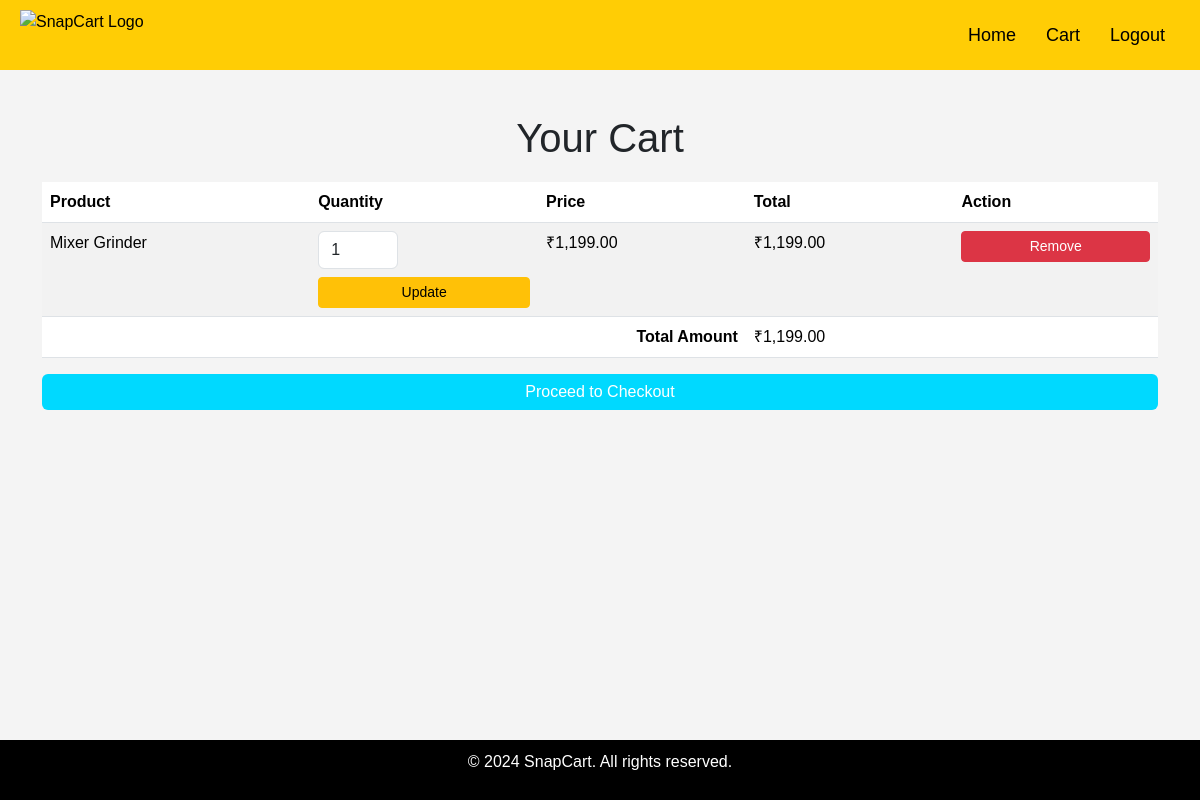
Screenshot of /cart.php (signed in) with the database file from the repository.
### tables this page shows
CREATE TABLE `cart` (
  `id` int(11) NOT NULL,
  `user_id` int(11) NOT NULL,
  `product_id` int(11) NOT NULL,
  `quantity` int(11) NOT NULL,
  `created_at` timestamp NOT NULL DEFAULT current_timestamp()
);

CREATE TABLE `products` (
  `id` int(11) NOT NULL,
  `vendor_id` int(11) NOT NULL,
  `name` varchar(255) NOT NULL,
  `description` text DEFAULT NULL,
  `price` decimal(10,2) NOT NULL,
  `image` varchar(255) NOT NULL,
  `category` varchar(255) NOT NULL,
  `status` enum('active','inactive') DEFAULT 'active'
);

### cart.php (the view, shortened to what this page needs)
<?php
$servername = "localhost";
$username = "root";
$password = "";
$database = "snapcart";
$conn = new mysqli($servername, $username, $password, $database);
$user_id = $_SESSION['user_id'];
$sql = "SELECT * FROM cart WHERE user_id = ?";
$stmt = $conn->prepare($sql);
$stmt->bind_param("i", $user_id);
$stmt->execute();
$result = $stmt->get_result();
?>
<!DOCTYPE html>
<html lang="en">
<head>
    <link href="https://cdn.jsdelivr.net/npm/bootstrap@5.3.1/dist/css/bootstrap.min.css" rel="stylesheet">
    <link rel="stylesheet" href="snap_index_style.css">
</head>
<body>
<header>
        <div class="logo">
            <img src="assets/logo1.png" alt="SnapCart Logo">
        </div>
        <nav>
            <ul>
                <li><a href="index.php">Home</a></li>
                <li><a href="cart.php">Cart</a></li>
                <li><a href="user_logout.php">Logout</a></li>
            </ul>
        </nav>
    </header>
<main class="container mt-4">
    <h1>Your Cart</h1>
    <?php if ($result->num_rows > 0): ?>
        <table class="table table-striped">
            <thead>
                <tr>
                    <th>Product</th>
                    <th>Quantity</th>
                    <th>Price</th>
                    <th>Total</th>
                    <th>Action</th>
                </tr>
            </thead>
            <tbody>
                <?php
                $total_amount = 0;
                while ($row = $result->fetch_assoc()):
                    $product_id = $row['product_id'];
                    $quantity = $row['quantity'];
                    $product_sql = "SELECT * FROM products WHERE id = ?";
                    $product_stmt = $conn->prepare($product_sql);
                    $product_stmt->bind_param("i", $product_id);
                    $product_stmt->execute();
                    $product_result = $product_stmt->get_result();
                    $product = $product_result->fetch_assoc();
                    $price = $product['price'];
                    $total = $price * $quantity;
                    $total_amount += $total;
                ?>
                <tr>
                    <td><?php echo htmlspecialchars($product['name']); ?></td>
                    <td>
                        <form method="post" action="cart.php" class="d-inline">
                            <input type="number" name="quantity" value="<?php echo htmlspecialchars($quantity); ?>" min="1" class="form-control" style="width: 80px;">
                            <button type="submit" name="update" class="btn btn-warning btn-sm mt-2">Update</button>
                        </form>
                    </td>
                    <td>₹<?php echo htmlspecialchars(number_format($price, 2)); ?></td>
                    <td>₹<?php echo htmlspecialchars(number_format($total, 2)); ?></td>
                    <td>
                        <form method="post" action="cart.php" class="d-inline">
                            <button type="submit" name="remove" class="btn btn-danger btn-sm">Remove</button>
                        </form>
                    </td>
                </tr>
                <?php endwhile; ?>
                <tr>
                    <td colspan="3" class="text-end"><strong>Total Amount</strong></td>
                    <td>₹<?php echo htmlspecialchars(number_format($total_amount, 2)); ?></td>
                    <td></td>
                </tr>
            </tbody>
        </table>
        <form method="post" action="checkout.php">
            <button type="submit" class="btn btn-primary">Proceed to Checkout</button>
        </form>
    <?php else: ?>
        <p>Your cart is empty.</p>
    <?php endif; ?>
</main>
<footer class="mt-4 text-center">
    <p>&copy; <?php echo date("Y"); ?> SnapCart. All rights reserved.</p>
</footer>
</body>
</html>

### snap_index_style.css (style rules this page uses)
html, body { height: 100%; }
body { font-family: Bahnschrift SemiCondensed, sans-serif; margin: 0; padding: 0; background-color: #f4f4f4; overflow-x: hidden; display: flex; flex-direction: column; }
main { flex: 1; }
h1 { text-align: center; margin: 20px 0; }
header { background-color: #ffcd05; color: #000000; padding: 10px 20px; display: flex; justify-content: space-between; align-items: center; }
header .logo { display: flex; align-items: center; }
header .logo img { height: 50px; width: auto; max-width: 100%; object-fit: contain; }
header nav ul { list-style: none; margin: 0; padding: 0; display: flex; }
header nav ul li { margin: 0 15px; }
header nav ul li a { color: #000000; text-decoration: none; font-size: 18px; }
button { padding: 25px; width: 100%; font-size: 14px; font-weight: bold; border-radius: 2px; cursor: pointer; }
.btn-primary { background-color: #00d9ff; color: #fff; border: none; }
footer { background-color: #000000; color: white; text-align: center; padding: 10px 10px; width: 100%; position: relative; margin-top: auto; }

### rows the page displays
cart: product.name "Mixer Grinder", quantity "1", product.price "1,199.00", total "1,199.00"

### other values shown
$total_amount "1,199.00"
